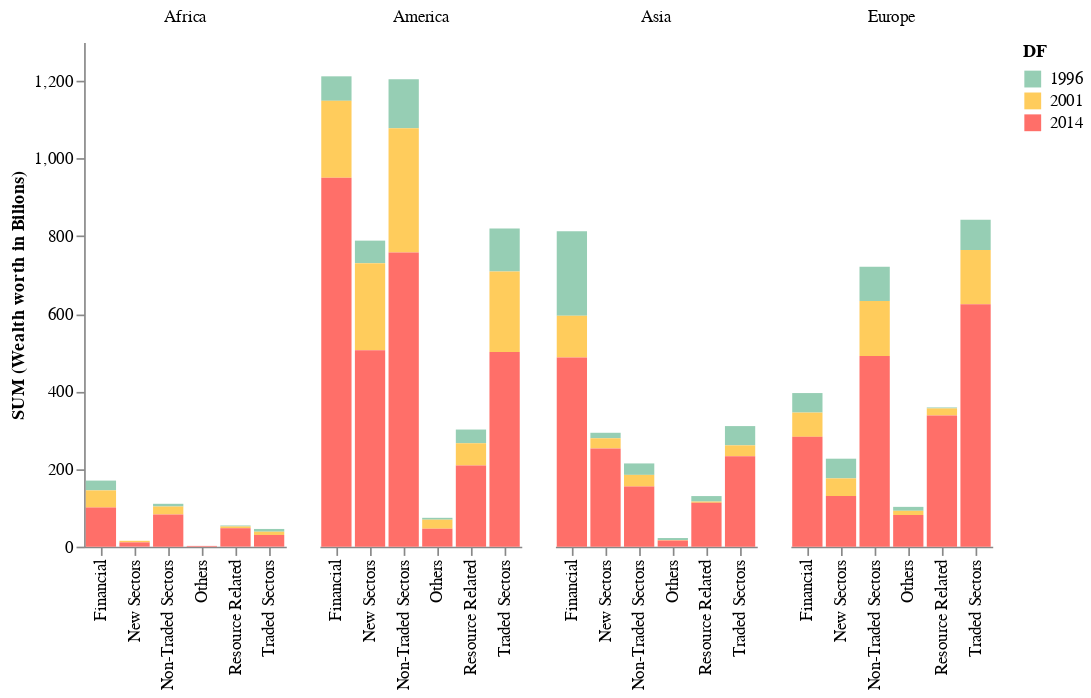

Notebook source saved alongside this figure:
### Code cell
import altair as alt
alt.Chart(df).mark_bar().encode(
    # tell Altair which field to group columns on
    x=alt.X('c2:N', title=None),
    # tell Altair which field to use as Y values and how to calculate
    y=alt.Y('sum(values):Q', 
        axis=alt.Axis(
            grid=False,
            title= 'SUM (Wealth worth in Bilions)')),
    # tell Altair which field to use to use as the set of columns to be  represented in each group
    column=alt.Column('c1:N', title=None),
    # tell Altair which field to use for color segmentation 
    color=alt.Color('DF:N',
            scale=alt.Scale(
                # make it look pretty with an enjoyable color pallet
                range=['#96ceb4', '#ffcc5c','#ff6f69'],
            ),
        ))\
    .configure_view(
        # remove grid lines around column clusters
        strokeOpacity=0    
    )

### Figure 1 — Vega-Lite specification as saved in the notebook (floating-point values rounded to 4 significant figures)
{"config": {"view": {"continuousWidth": 400, "continuousHeight": 300, "strokeOpacity": 0}}, "data": {"name": "data-28f55ab29a30627980cd21a17ef666a4"}, "mark": "bar", "encoding": {"color": {"field": "DF", "scale": {"range": ["#96ceb4", "#ffcc5c", "#ff6f69"]}, "type": "nominal"}, "column": {"field": "c1", "title": null, "type": "nominal"}, "x": {"field": "c2", "title": null, "type": "nominal"}, "y": {"aggregate": "sum", "axis": {"grid": false, "title": "SUM (Wealth worth in Bilions)"}, "field": "values", "type": "quantitative"}}, "$schema": "https://vega.github.io/schema/vega-lite/v4.17.0.json", "datasets": {"data-28f55ab29a30627980cd21a17ef666a4": [{"c1": "Africa", "c2": "Financial", "values": 25.2, "DF": "1996"}, {"c1": "Africa", "c2": "Non-Traded Sectors", "values": 7.0, "DF": "1996"}, {"c1": "Africa", "c2": "Resource Related", "values": 2.5, "DF": "1996"}, {"c1": "Africa", "c2": "Traded Sectors", "values": 7.1, "DF": "1996"}, {"c1": "Africa", "c2": "Name", "values": "df4", "DF": "1996"}, {"c1": "America", "c2": "Financial", "values": 63.1, "DF": "1996"}, {"c1": "America", "c2": "New Sectors", "values": 58.0, "DF": "1996"}, {"c1": "America", "c2": "Non-Traded Sectors", "values": 126.2, "DF": "1996"}, {"c1": "America", "c2": "Others", "values": 4.8, "DF": "1996"}, {"c1": "America", "c2": "Resource Related", "values": 35.3, "DF": "1996"}, {"c1": "America", "c2": "Traded Sectors", "values": 110.6, "DF": "1996"}, {"c1": "America", "c2": "Name", "values": "df4", "DF": "1996"}, {"c1": "Asia", "c2": "Financial", "values": 217.2, "DF": "1996"}, {"c1": "Asia", "c2": "New Sectors", "values": 14.2, "DF": "1996"}, {"c1": "Asia", "c2": "Non-Traded Sectors", "values": 29.5, "DF": "1996"}, {"c1": "Asia", "c2": "Others", "values": 5.0, "DF": "1996"}, {"c1": "Asia", "c2": "Resource Related", "values": 14.2, "DF": "1996"}, {"c1": "Asia", "c2": "Traded Sectors", "values": 49.6, "DF": "1996"}, {"c1": "Asia", "c2": "Name", "values": "df4", "DF": "1996"}, {"c1": "Europe", "c2": "Financial", "values": 50.3, "DF": "1996"}, {"c1": "Europe", "c2": "New Sectors", "values": 50.7, "DF": "1996"}, {"c1": "Europe", "c2": "Non-Traded Sectors", "values": 88.5, "DF": "1996"}, {"c1": "Europe", "c2": "Others", "values": 10.1, "DF": "1996"}, {"c1": "Europe", "c2": "Resource Related", "values": 2.5, "DF": "1996"}, {"c1": "Europe", "c2": "Traded Sectors", "values": 77.9, "DF": "1996"}, {"c1": "Europe", "c2": "Name", "values": "df4", "DF": "1996"}, {"c1": "Africa", "c2": "Financial", "values": 44.3, "DF": "2001"}, {"c1": "Africa", "c2": "New Sectors", "values": 4.1, "DF": "2001"}, {"c1": "Africa", "c2": "Non-Traded Sectors", "values": 20.5, "DF": "2001"}, {"c1": "Africa", "c2": "Resource Related", "values": 4.5, "DF": "2001"}, {"c1": "Africa", "c2": "Traded Sectors", "values": 8.4, "DF": "2001"}, {"c1": "Africa", "c2": "Name", "values": "df5", "DF": "2001"}, {"c1": "America", "c2": "Financial", "values": 198.4, "DF": "2001"}, {"c1": "America", "c2": "New Sectors", "values": 224.7, "DF": "2001"}, {"c1": "America", "c2": "Non-Traded Sectors", "values": 319.7, "DF": "2001"}, {"c1": "America", "c2": "Others", "values": 23.3, "DF": "2001"}, {"c1": "America", "c2": "Resource Related", "values": 57.4, "DF": "2001"}, {"c1": "America", "c2": "Traded Sectors", "values": 207.3, "DF": "2001"}, {"c1": "America", "c2": "Name", "values": "df5", "DF": "2001"}, {"c1": "Asia", "c2": "Financial", "values": 108.0, "DF": "2001"}, {"c1": "Asia", "c2": "New Sectors", "values": 26.2, "DF": "2001"}, {"c1": "Asia", "c2": "Non-Traded Sectors", "values": 30.1, "DF": "2001"}, {"c1": "Asia", "c2": "Others", "values": 1.4, "DF": "2001"}, {"c1": "Asia", "c2": "Resource Related", "values": 3.2, "DF": "2001"}, {"c1": "Asia", "c2": "Traded Sectors", "values": 28.1, "DF": "2001"}, {"c1": "Asia", "c2": "Name", "values": "df5", "DF": "2001"}, {"c1": "Europe", "c2": "Financial", "values": 62.4, "DF": "2001"}, {"c1": "Europe", "c2": "New Sectors", "values": 45.7, "DF": "2001"}, {"c1": "Europe", "c2": "Non-Traded Sectors", "values": 141.9, "DF": "2001"}, {"c1": "Europe", "c2": "Others", "values": 10.8, "DF": "2001"}, {"c1": "Europe", "c2": "Resource Related", "values": 18.2, "DF": "2001"}, {"c1": "Europe", "c2": "Traded Sectors", "values": 140.0, "DF": "2001"}, {"c1": "Europe", "c2": "Name", "values": "df5", "DF": "2001"}, {"c1": "Africa", "c2": "Financial", "values": 100.7, "DF": "2014"}, {"c1": "Africa", "c2": "New Sectors", "values": 11.0, "DF": "2014"}, {"c1": "Africa", "c2": "Non-Traded Sectors", "values": 82.9, "DF": "2014"}, {"c1": "Africa", "c2": "Others", "values": 1.9, "DF": "2014"}, {"c1": "Africa", "c2": "Resource Related", "values": 47.5, "DF": "2014"}, {"c1": "Africa", "c2": "Traded Sectors", "values": 30.1, "DF": "2014"}, {"c1": "Africa", "c2": "Name", "values": "df6", "DF": "2014"}, {"c1": "America", "c2": "Financial", "values": 950.2, "DF": "2014"}, {"c1": "America", "c2": "New Sectors", "values": 505.7, "DF": "2014"}, {"c1": "America", "c2": "Non-Traded Sectors", "values": 758.1, "DF": "2014"}, {"c1": "America", "c2": "Others", "values": 46.2, "DF": "2014"}, {"c1": "America", "c2": "Resource Related", "values": 209.0, "DF": "2014"}, {"c1": "America", "c2": "Traded Sectors", "values": 501.6, "DF": "2014"}, {"c1": "America", "c2": "Name", "values": "df6", "DF": "2014"}, {"c1": "Asia", "c2": "Financial", "values": 487.1, "DF": "2014"}, {"c1": "Asia", "c2": "New Sectors", "values": 253.0, "DF": "2014"}, {"c1": "Asia", "c2": "Non-Traded Sectors", "values": 154.8, "DF": "2014"}, {"c1": "Asia", "c2": "Others", "values": 15.8, "DF": "2014"}, {"c1": "Asia", "c2": "Resource Related", "values": 112.9, "DF": "2014"}, {"c1": "Asia", "c2": "Traded Sectors", "values": 232.9, "DF": "2014"}, {"c1": "Asia", "c2": "Name", "values": "df6", "DF": "2014"}, {"c1": "Europe", "c2": "Financial", "values": 283.0, "DF": "2014"}, {"c1": "Europe", "c2": "New Sectors", "values": 130.2, "DF": "2014"}, {"c1": "Europe", "c2": "Non-Traded Sectors", "values": 491.0, "DF": "2014"}, {"c1": "Europe", "c2": "Others", "values": 81.6, "DF": "2014"}, {"c1": "Europe", "c2": "Resource Related", "values": 337.9, "DF": "2014"}, {"c1": "Europe", "c2": "Traded Sectors", "values": 624.3, "DF": "2014"}, {"c1": "Europe", "c2": "Name", "values": "df6", "DF": "2014"}]}}
